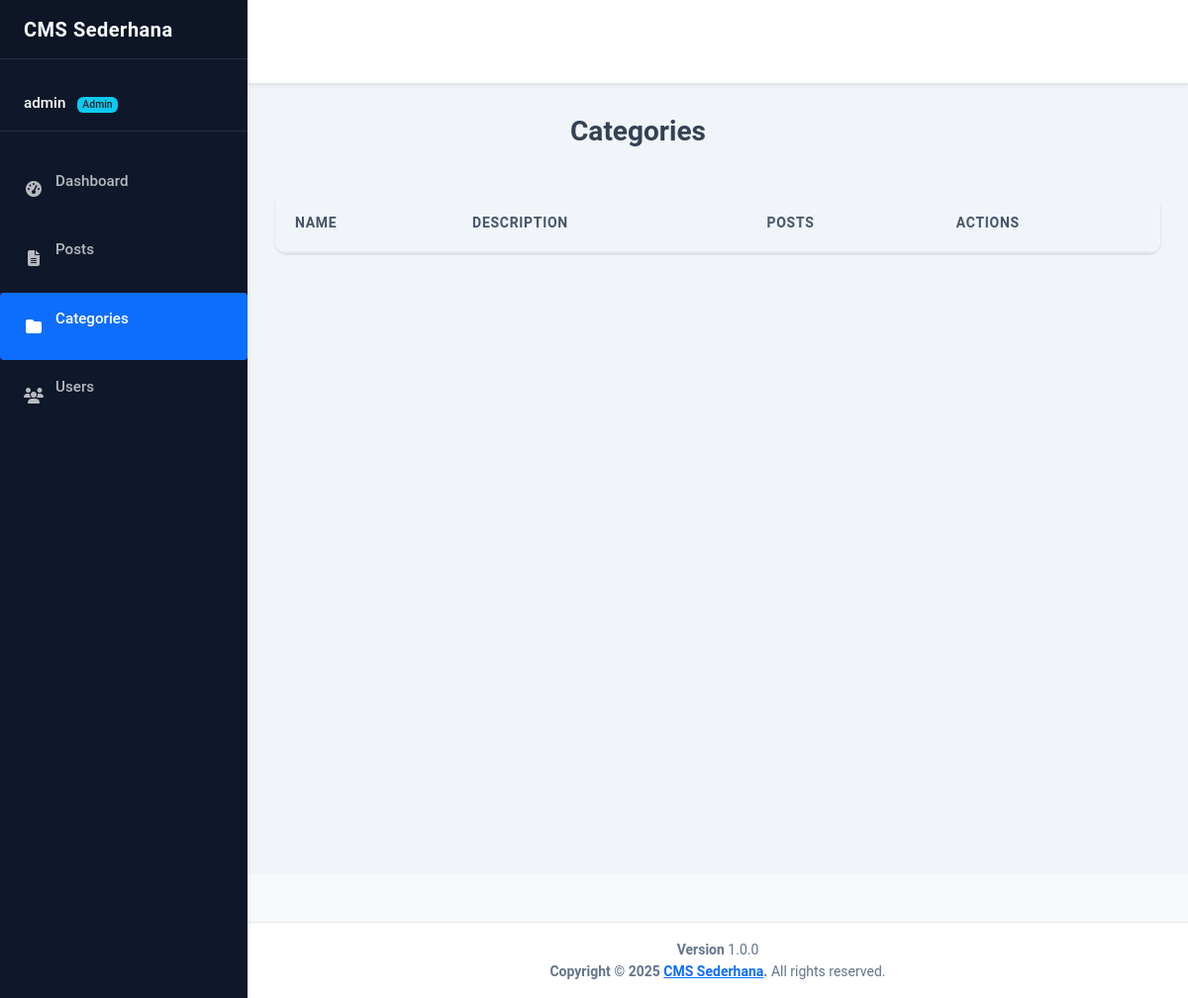
Before: /admin/categories.php (signed in) with the older database file.
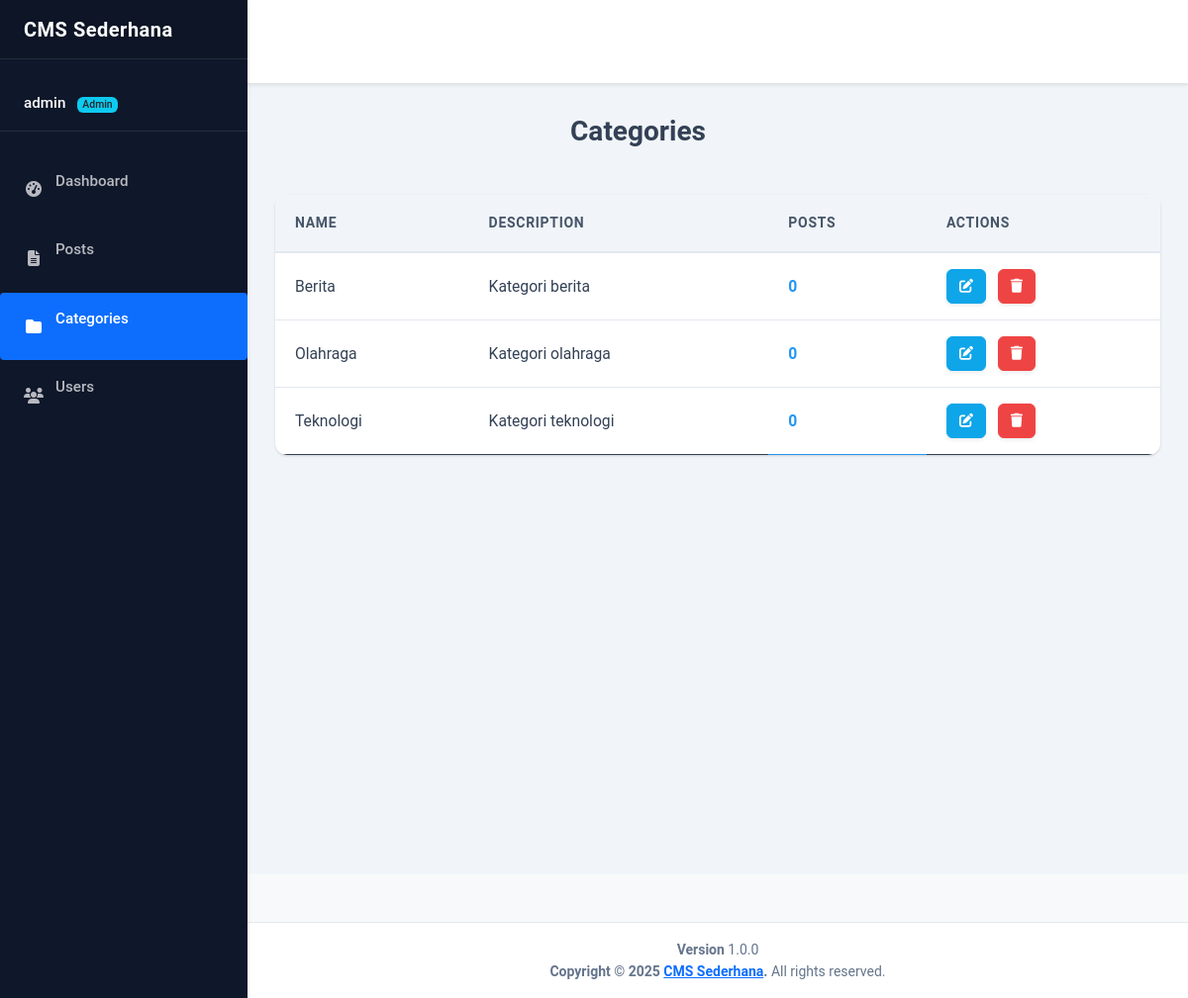
After: the same page with the newer database file.
### tables this page shows
CREATE TABLE categories (
    id INT PRIMARY KEY AUTO_INCREMENT,
    name VARCHAR(50) NOT NULL,
    slug VARCHAR(50) UNIQUE NOT NULL,
    description TEXT,
    created_at TIMESTAMP DEFAULT CURRENT_TIMESTAMP
);

### admin/categories.php (the view, shortened to what this page needs)
<?php
require_once '../config/database.php';
$stmt = $pdo->query("SELECT c.*, COUNT(p.id) as post_count
                     FROM categories c
                     LEFT JOIN posts p ON c.id = p.category_id
                     GROUP BY c.id
                     ORDER BY c.name");
$categories = $stmt->fetchAll(PDO::FETCH_ASSOC);
?>
<!DOCTYPE html>
<html lang="en">
<head>
    <link href="https://cdn.jsdelivr.net/npm/bootstrap@5.1.3/dist/css/bootstrap.min.css" rel="stylesheet">
    <link href="../assets/css/style.css" rel="stylesheet">
    <link href="../assets/css/admin-categories.css" rel="stylesheet">
    <link rel="stylesheet" href="https://cdnjs.cloudflare.com/ajax/libs/font-awesome/6.4.0/css/all.min.css">
</head>
<body class="hold-transition sidebar-mini">
    <div class="wrapper">
        <nav class="main-header navbar navbar-expand navbar-white navbar-light">
            <ul class="navbar-nav">
                <li class="nav-item">
                    <a class="nav-link" data-widget="pushmenu" href="#" role="button"><i class="fas fa-bars"></i></a>
                </li>
            </ul>
            <ul class="navbar-nav ml-auto">
                <li class="nav-item">
                    <a class="nav-link" href="../logout.php">
                    </a>
                </li>
            </ul>
        </nav>
        <aside class="main-sidebar sidebar-dark-primary elevation-4">
            <a href="dashboard.php" class="brand-link">
                <span class="brand-text font-weight-light">CMS Sederhana</span>
            </a>
            <div class="sidebar">
                <div class="user-panel mt-3 pb-3 mb-3 d-flex">
                    <div class="info">
                        <a href="#" class="d-block"><?php echo htmlspecialchars($_SESSION['username']); ?> <span class="badge bg-info text-dark ms-2"><?php echo ucfirst($_SESSION['role']); ?></span></a>
                    </div>
                </div>
                <nav class="mt-2">
                    <ul class="nav nav-pills nav-sidebar flex-column" data-widget="treeview" role="menu">
                        <li class="nav-item">
                            <a href="dashboard.php" class="nav-link">
                                <i class="nav-icon fas fa-tachometer-alt"></i>
                                <p>Dashboard</p>
                            </a>
                        </li>
                        <li class="nav-item">
                            <a href="posts.php" class="nav-link">
                                <i class="nav-icon fas fa-file-alt"></i>
                                <p>Posts</p>
                            </a>
                        </li>
                        <li class="nav-item">
                            <a href="categories.php" class="nav-link active">
                                <i class="nav-icon fas fa-folder"></i>
                                <p>Categories</p>
                            </a>
                        </li>
                        <?php if($_SESSION['role'] == 'admin'): ?>
                        <li class="nav-item">
                            <a href="users.php" class="nav-link">
                                <i class="nav-icon fas fa-users"></i>
                                <p>Users</p>
                            </a>
                        </li>
                        <?php endif; ?>
                    </ul>
                </nav>
            </div>
        </aside>
        <div class="content-wrapper">
            <div class="content-header">
                <div class="container-fluid">
                    <div class="row mb-2">
                        <div class="col-sm-6">
                            <h1 class="m-0">Categories</h1>
                        </div>
                    </div>
                </div>
            </div>
            <div class="content">
                <div class="container-fluid">
                    <div class="card">
                        <div class="card-body table-responsive p-0">
                            <table class="table table-hover text-nowrap">
                                <thead>
                                    <tr>
                                        <th>Name</th>
                                        <th>Description</th>
                                        <th>Posts</th>
                                        <th>Actions</th>
                                    </tr>
                                </thead>
                                <tbody>
                                    <?php foreach($categories as $category): ?>
                                    <tr>
                                        <td><?php echo htmlspecialchars($category['name']); ?></td>
                                        <td><?php echo htmlspecialchars($category['description']); ?></td>
                                        <td><?php echo $category['post_count']; ?></td>
                                        <td>
                                            <button type="button" class="btn btn-sm btn-info" onclick="editCategory(<?php echo htmlspecialchars(json_encode($category)); ?>)">
                                                <i class="fas fa-edit"></i>
                                            </button>
                                            <form action="" method="post" class="d-inline" onsubmit="return confirm('Are you sure you want to delete this category?');">
                                                <button type="submit" name="delete_category" class="btn btn-sm btn-danger">
                                                    <i class="fas fa-trash"></i>
                                                </button>
                                            </form>
                                        </td>
                                    </tr>
                                    <?php endforeach; ?>
                                </tbody>
                            </table>
                        </div>
                    </div>
                </div>
            </div>
        </div>
        <footer class="main-footer">
            <div class="float-right d-none d-sm-block">
                <b>Version</b> 1.0.0
            </div>
            <strong>Copyright &copy; <?php echo date('Y'); ?> <a href="../index.php">CMS Sederhana</a>.</strong> All rights reserved.
        </footer>
    </div>
</body>
</html>

### assets/css/style.css (style rules this page uses)
:root { --primary-color: #2563eb; --secondary-color: #475569; --success-color: #16a34a; --danger-color: #dc2626; --warning-color: #d97706; --info-color: #0891b2; --light-color: #f8fafc; --dark-color: #1e293b; --border-color: #e2e8f0; --shadow-sm: 0 1px 2px 0 rgba(0, 0, 0, 0.05); --shadow: 0 1px 3px 0 rgba(0, 0, 0, 0.1), 0 1px 2px -1px rgba(0, 0, 0, 0.1); --shadow-md: 0 4px 6px -1px rgba(0, 0, 0, 0.1), 0 2px 4px -2px rgba(0, 0, 0, 0.1); }
body { font-family: 'Roboto', sans-serif; line-height: 1.6; color: var(--dark-color); background-color: #f3f4f6; }
.navbar { box-shadow: var(--shadow); background: white !important; padding: 1rem; }
.nav-link { color: var(--secondary-color) !important; font-weight: 500; transition: color 0.2s; }
.card { border: none; border-radius: 0.5rem; box-shadow: var(--shadow); transition: transform 0.2s, box-shadow 0.2s; }
.btn { font-weight: 500; padding: 0.5rem 1rem; border-radius: 0.375rem; transition: all 0.2s; }
.btn-danger { background-color: var(--danger-color); border-color: var(--danger-color); }
.table { margin-bottom: 0; }
.table th { border-top: none; background-color: #f8fafc; font-weight: 600; }
.table td { vertical-align: middle; }
.badge { padding: 0.35em 0.65em; font-weight: 500; border-radius: 0.25rem; }
footer { background-color: white !important; border-top: 1px solid var(--border-color); padding: 1.5rem 0; margin-top: 3rem; }
body { background-color: #f8f9fa; }
.navbar { box-shadow: 0 2px 4px rgba(0,0,0,.1); }
.card { border: none; box-shadow: 0 0.125rem 0.25rem rgba(0,0,0,.075); transition: transform 0.2s ease-in-out; }
.content { line-height: 1.8; }
.sidebar a { color: #495057; text-decoration: none; transition: color 0.2s ease-in-out; }
.content-wrapper { background-color: #f8f9fa; }
.table { background-color: white; }
.table thead th { border-bottom: 2px solid #dee2e6; font-weight: bold; }
.table td, .table th { vertical-align: middle; }
.btn { border-radius: 0.25rem; padding: 0.375rem 0.75rem; }
.badge { padding: 0.5em 0.75em; font-size: 0.75em; font-weight: 600; border-radius: 0.25rem; }

Changed rows visible on the page:
added categories: name "Berita", description "Kategori berita", post_count "0"
added categories: name "Olahraga", description "Kategori olahraga", post_count "0"
added categories: name "Teknologi", description "Kategori teknologi", post_count "0"
